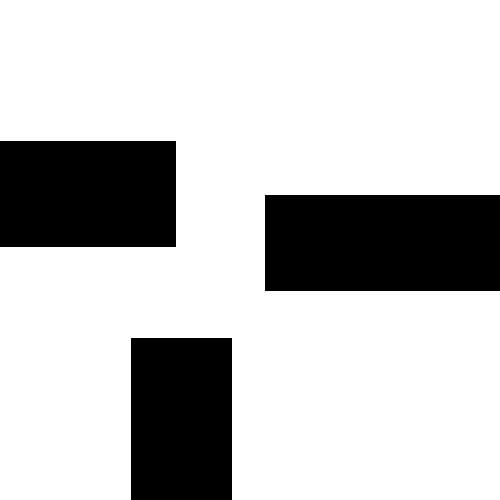
%> input picture code/Analysis/down_sample/map4.bmp, 500 x 500 px
$ octave test1.m   (GNU Octave 9; MATLAB toolbox functions it lacks are replaced by stand-ins)
%> lines starting %> are read from the running program, lines starting %| are printed output that depends on the picture; in (x1, y1, x2, y2) boxes, pixels count from 0 and x2, y2 are one past the last pixel; in counts of white or black regions, pixels touching at a corner belong together; the program's own positions count from 1
%> `map=im2bw(imread('map4.bmp'));`: map: size 500x500 logical; 77% white; 3 black regions, box (x1, y1, x2, y2) and area: (265, 195, 500, 291) 22560, (0, 141, 176, 247) 18656, (131, 338, 232, 500) 16362
### code/Analysis/down_sample/main.m
function [time,path,path_down]=main(map,q_init,q_goal,stepsize,disTh,maxFailedAttempts)
%> called with q_init = [10 40], q_goal = [490 490], stepsize = 40, disTh = 20, maxFailedAttempts = 10000


if ~(checkpoint(q_init,map) && checkpoint(q_goal,map))
    error('task point error! Reassign the task point');
end


RRTnode1=double([q_init -1]); % First RRT rooted at the source, representation node and parent index
RRTnode2=double([q_goal -1]); % Second RRT rooted at the goal, representation node and parent index

Expansion_state1=false; % sets to true if expansion after set number of attempts fails
Expansion_state2=false; % sets to true if expansion after set number of attempts fails

tic;

while ~Expansion_state1 || ~Expansion_state2  % loop to grow RRTs
    if ~Expansion_state1
        [RRTnode1,Tree_State,Expansion_state1]=rrtExtend(RRTnode1,RRTnode2,q_goal,stepsize,maxFailedAttempts,disTh,map); % RRT 1 expands from source towards goal
% [6 lines of commented-out code are left out]
    end
    if ~Expansion_state2
        [RRTnode2,Tree_State,Expansion_state2]=rrtExtend(RRTnode2,RRTnode1,q_init,stepsize,maxFailedAttempts,disTh,map); % RRT 1 expands from goal towards source
        if ~isempty(Tree_State), Tree_State(3:4)=Tree_State(4:-1:3); end % path found
% [6 lines of commented-out code are left out]
    end
    if ~isempty(Tree_State) % path found
         % [6 lines of commented-out code are left out]
        path=[Tree_State(1,1:2)]; % compute path
        prev=Tree_State(1,3); % add nodes from RRT 1 first
        while prev>0
            path=[RRTnode1(prev,1:2);path];
            prev=RRTnode1(prev,3);
        end
        prev=Tree_State(1,4); % then add nodes from RRT 2
        while prev>0
            path=[path;RRTnode2(prev,1:2)];
            prev=RRTnode2(prev,3);
        end
        break;
    end
end
%> this loop made 11 passes
%> (RRTnode1, RRTnode2) on passes 1 to 3: ([10 40 -1; 39 67 1], [490 490 -1; 461 463 1]), ([10 40 -1; 39 67 1; 68 94 2], [490 490 -1; 461 463 1; 432 436 2]), ([10 40 -1; 39 67 1; 68 94 2; 97 121 3], [490 490 -1; 461 463 1; 432 436 2; 403 409 3])
%> after the loop, RRTnode1 = [10 40 -1; 39 67 1; 68 94 2; 97 121 3; 126 148 4; 142 185 5; 172 211 6; 203 186 7; 230 215 8; 257 244 9; 151 245 7; 291 223 10]; RRTnode2 = [490 490 -1; 461 463 1; 432 436 2; 403 409 3; 374 382 4; 345 355 5; 316 328 6; 378 440 4; 311 288 7; 339 447 8; 296 251 9]; Tree_State = [264 227 10 11]; path = 20 rows, first 12: [10 40; 39 67; 68 94; 97 121; 126 148; 142 185; 172 211; 203 186; 230 215; 257 244; 264 227; 296 251]; prev = -1

if size(Tree_State,1)<=0, error('no path found. maximum attempts reached'); end

%% optimized
path_opt = optimization(map,path);
path_opt = [path_opt;q_goal];
%%

t_lapse = toc;


path_down = path_opt;


time = t_lapse;
end

### code/Analysis/down_sample/optimization.m
function path_opt = optimization(map,path)
k = 0;
l_p = length(path(:,1)) ;
%> l_p = 20
path_opt = [path(1,1),path(1,2)] ;
%> path_opt = [10 40]
path_tem = [path(1,1),path(1,2)] ;
%> path_tem = [10 40]
dis_tem = zeros(1,l_p) ;
for i = 2:l_p
    nodes = [path(i,1),path(i,2)];
    dis_tem(i) = pdist2(nodes,path_tem);
        if dis_tem(i)> 0 || dis_tem(i)> dis_tem(i-1)
           indx = i;
           path_new = [path(indx,1) path(indx,2)];
        else path_new = [];
        end
    if (~isempty(path_new))
    if ~checkpath(path_tem,path_new,map)
        path_tem = [path(indx-1,1) path(indx-1,2)];
        path_opt = [path_opt; path_tem];
    end
    end
end
%> this loop made 19 passes
%> (path_new, theta in checkpath, path_opt) on passes 7, 12: ([203 186], 0.923, [10 40; 172 211]), ([311 288], 1.06, [10 40; 172 211; 296 251])
%> (path_new, theta in checkpath) on passes 1 to 6: ([39 67], 0.821), ([68 94], 0.821), ([97 121], 0.821), ([126 148], 0.821), ([142 185], 0.739), ([172 211], 0.758)
%> after the loop, dis_tem = 20 values, max 307.8 at index 20, min 0 at index 1, mean 147.3

end

### code/Analysis/down_sample/checkpath.m
function check=checkpath(q_near,q_new,map)
check=true;
theta=atan2(q_new(1)-q_near(1),q_new(2)-q_near(2));
for i=0:1:sqrt(sum((q_near-q_new).^2))
    poscheck=q_near+i.*[sin(theta) cos(theta)];
    if ~(checkpoint(ceil(poscheck),map) && checkpoint(floor(poscheck),map) && checkpoint([ceil(poscheck(1)) floor(poscheck(2))],map) && checkpoint([floor(poscheck(1)) ceil(poscheck(2))],map))
        check=false;
        break;
    end
    if ~checkpoint(q_new,map)
        check=false;
    end
end
end

### code/Analysis/down_sample/plot_figure.m
function plot_figure(map,q_init,q_goal,path,path_down,path_up,path_smooth)
figure(2)
imshow(map); hold on;
title("Original Shortest path");

if (~isempty(path))
% plot solution path
plot (path(:,2),path(:,1),'MarkerEdgeColor','r','LineWidth', 3);
plot(path(:,2),path(:,1),'*r','LineWidth',6)
end

if (~isempty(path_down))
%plot downsample path
plot(path_down(:,2),path_down(:,1),'-b','LineWidth',3);
hold on
end

if (~isempty(path_up))
%plot upsample path
plot(path_up(:,2),path_up(:,1),'-g','LineWidth',3);
hold on
end

if (~isempty(path_smooth))
% plot smooth path
path_smooth = path_smooth';
plot(path_smooth(:,1),path_smooth(:,2), '-y','LineWidth',3);
end
plot(q_init(2),q_init(1),'*b','LineWidth',4);
plot(q_goal(2),q_goal(1),'*r', 'LineWidth', 4);
hold on
end

### code/Analysis/down_sample/checkpoint.m
function check=checkpoint(point,map)
if ~(point(1)>=1 && point(1)<=size(map,1) && point(2)>=1 && point(2)<=size(map,2) && map(point(1),point(2))==1)
    check=false;
else check=true;
end
end

### code/Analysis/down_sample/rrtExtend.m
function [RRTree1,pathFound,extendFail]=rrtExtend(RRTree1,RRTree2,goal,delta,maxFailedAttempts,threshold,map)
pathFound=[]; %if path found, returns new node connecting the two trees, index of the nodes in the two trees connected
failedAttempts=0;
while failedAttempts<=maxFailedAttempts
    if rand < 0.2,
        sample=rand(1,2) .* size(map); % random sample
    else
        sample=goal; % sample taken as goal to bias tree generation to goal
    end
    [Amin, Indx]=min( pdist2(RRTree1(:,1:2),sample) ,[],1); % find closest as per the function in the metric node to the sample
    closestNode = RRTree1(Indx,:);
    theta=atan2((sample(1)-closestNode(1)),(sample(2)-closestNode(2)));  % direction to extend sample to produce new node
    newPoint = double(int32(closestNode(1:2) + delta * [sin(theta)  cos(theta)]));
    if ~checkpath(closestNode(1:2), newPoint, map) % if extension of closest node in tree to the new point is feasible
        failedAttempts=failedAttempts+1;
        continue;
    end
    [Amin, Indx2]=min( pdist2(RRTree2(:,1:2),newPoint) ,[],1); % find closest in the second tree
    if pdist2(RRTree2(Indx2(1),1:2),newPoint)<threshold, % if both trees are connected
        pathFound=[newPoint Indx Indx2];extendFail=false;break;
    end
    [Amin, Indx3]=min( pdist2(RRTree1(:,1:2),newPoint) ,[],1); % check if new node is not already pre-existing in the tree
    if pdist2(newPoint,RRTree1(Indx3,1:2))<threshold, failedAttempts=failedAttempts+1;continue; end
    RRTree1=[RRTree1;newPoint Indx(1)];extendFail=false;break; % add node
end
end

### code/Analysis/down_sample/test1.m
clear all;
% [4 lines of commented-out code are left out]

map=im2bw(imread('map4.bmp'));
% [5 lines of commented-out code are left out]
q_init=[10 490]; % source position in Y, X format
q_goal=[490 10]; % goal position in Y, X format

q_init=[10 40];
q_goal=[490 490];


stepsize=40; % size of each step of the RRT
disTh=20; % nodes closer than this threshold are taken as almost the same
maxFailedAttempts = 10000;

%% main program
[time,path,path_down]= main(map,q_init,q_goal,stepsize,disTh,maxFailedAttempts);
%> in main, `path_opt = optimization(map,path);`: path_opt = [10 40; 172 211; 296 251]
%> in main, `path_opt = [path_opt;q_goal];`: path_opt = [10 40; 172 211; 296 251; 490 490]
%> time = 2.06; path_down = [10 40; 172 211; 296 251; 490 490]

%% plot figure

plot_figure(map,q_init,q_goal,path,path_down,[],[]);

path_ends = [];

for j=2:(length(path_down)-1)

    for i = 1:length(path)

       if path_down(j,:)==path(i,:)
           path_ends = [path_ends;path(i+1,:)];
           break;
       end
    end

end
%> after the loop, path_ends = [203 186; 311 288]
path_wrong =[];
for i = 1:length(path_ends)
path_wrong = [path_down(i,:);path_ends(i,:)] ;
    plot(path_wrong(:,2),path_wrong(:,1),'-.r','LineWidth',3);

end
%> this loop made 2 passes
%> path_wrong on passes 1 to 2: [10 40; 203 186], [172 211; 311 288]
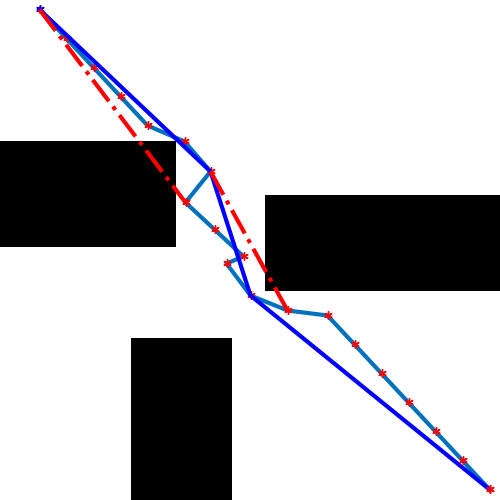
%> figure redrawn from the program's plot data; its title reads 'Original Shortest path'

$ run again, with code/Analysis/down_sample/map7.png saved as code/Analysis/down_sample/map4.bmp
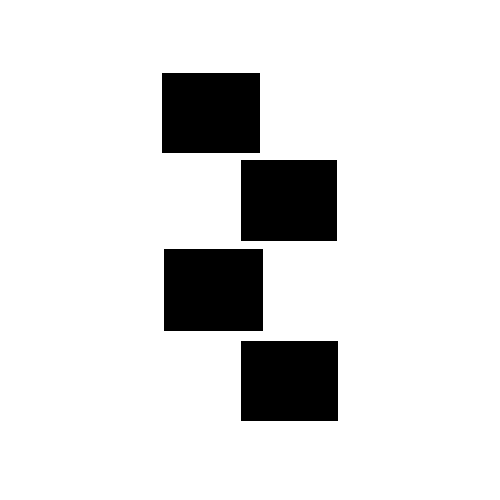
%> input picture code/Analysis/down_sample/map7.png, 500 x 500 px
%> map: size 500x500 logical; 87.4% white; 4 black regions, box (x1, y1, x2, y2) and area: (164, 249, 263, 331) 8118, (162, 73, 260, 153) 7840, (241, 160, 337, 241) 7776, (241, 341, 338, 421) 7760
%> the loop in main, `while ~Expansion_state1 || ~Expansion_state2` made 29 passes
%> (RRTnode1, RRTnode2) on passes 1 to 3: ([10 40 -1; 39 67 1], [490 490 -1; 461 463 1]), ([10 40 -1; 39 67 1; 68 94 2], [490 490 -1; 461 463 1; 432 436 2]), ([10 40 -1; 39 67 1; 68 94 2; 97 121 3], [490 490 -1; 461 463 1; 432 436 2; 403 409 3])
%> after the loop in main, `while ~Expansion_state1 || ~Expansion_state2`: RRTnode1 = 29 rows, first 12: [10 40 -1; 39 67 1; 68 94 2; 97 121 3; 126 148 4; 165 157 5; 193 186 6; 221 215 7; 249 244 8; 187 237 8; 49 129 3; 144 112 5]; RRTnode2 = 29 rows, first 12: [490 490 -1; 461 463 1; 432 436 2; 403 409 3; 374 382 4; 345 355 5; 314 380 6; 287 350 7; 286 310 8; 257 282 9; 376 439 4; 432 381 4]; Tree_State = [329 126 25 27]; path = 27 rows, first 12: [10 40; 39 67; 68 94; 97 121; 126 148; 165 157; 193 186; 208 149; 240 125; 263 158; 303 162; 331 133]; prev = -1
%> l_p = 27
%> in optimization, `path_opt = [path(1,1),path(1,2)] ;`: path_opt = [10 40]
%> the loop in optimization, `for i = 2:l_p` made 26 passes
%> (path_new, theta in checkpath, path_opt) on passes 18, 23: ([466 233], 1.17, [10 40; 460 193]), ([403 409], -0.258, [10 40; 460 193; 432 381])
%> after the loop in optimization, `for i = 2:l_p`: dis_tem = 27 values, max 495.2 at index 19, min 0 at index 1, mean 230.4
%> in main, `path_opt = optimization(map,path);`: path_opt = [10 40; 460 193; 432 381]
%> in main, `path_opt = [path_opt;q_goal];`: path_opt = [10 40; 460 193; 432 381; 490 490]
%> `[time,path,path_down]= main(map,q_init,q_goal,stepsize,disTh,maxFailed..`: time = 4.6; path_down = [10 40; 460 193; 432 381; 490 490]
%> after the loop `for j=2:(length(path_down)-1)`: path_ends = [466 233; 403 409]
%> the loop `for i = 1:length(path_ends)` made 2 passes
%> path_wrong on passes 1 to 2: [10 40; 466 233], [460 193; 403 409]
%> after the loop `for i = 1:length(path_ends)`:
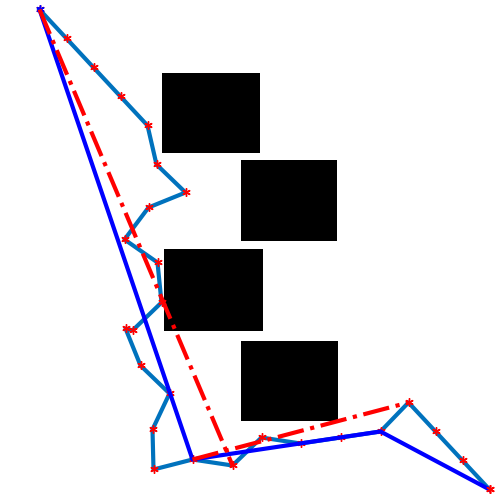
%> figure redrawn from the program's plot data; its title reads 'Original Shortest path'
